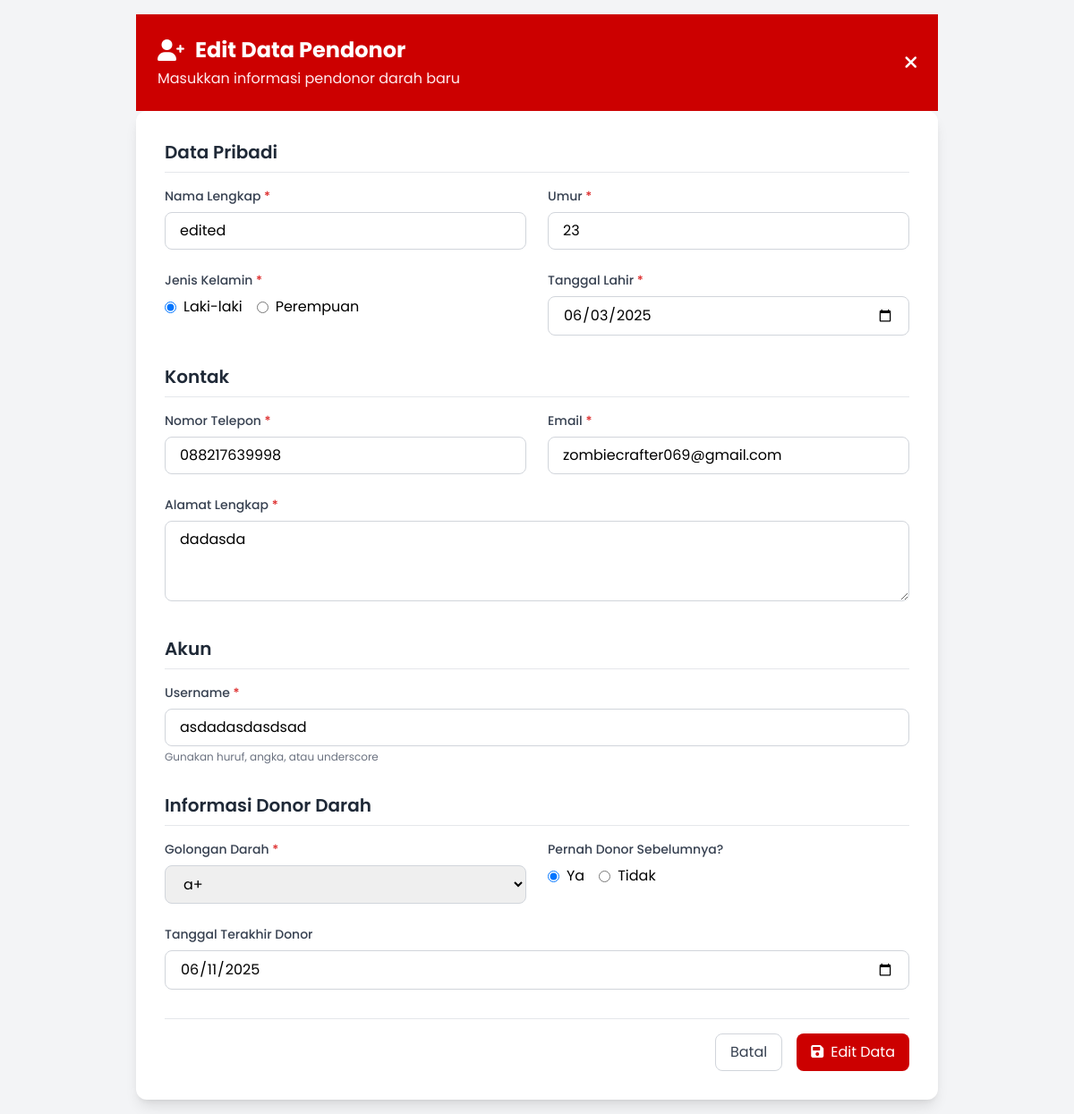
Page /admin/data_pendonor/edit.php?id=asdadasdasdsad (signed in) on the committed database.
### tables this page shows
CREATE TABLE IF NOT EXISTS `users` (
  `id` int NOT NULL AUTO_INCREMENT,
  `username` varchar(100) NOT NULL,
  `email` varchar(100) NOT NULL,
  `password` varchar(255) NOT NULL,
  `fullname` varchar(255) NOT NULL,
  `status` enum('active','inactive') NOT NULL DEFAULT 'active',
  `age` int NOT NULL,
  `phone` varchar(20) NOT NULL DEFAULT '',
  `address` text NOT NULL,
  `blood_type_id` int NOT NULL,
  `birth_date` date NOT NULL,
  `gender` enum('male','female') NOT NULL,
  `donation_history` enum('y','n') NOT NULL,
  `last_donation` date DEFAULT NULL,
  `created_at` timestamp NOT NULL DEFAULT CURRENT_TIMESTAMP,
  `updated_at` timestamp NOT NULL DEFAULT CURRENT_TIMESTAMP,
  PRIMARY KEY (`id`),
  UNIQUE KEY `username` (`username`),
  UNIQUE KEY `email` (`email`),
  KEY `blood_type` (`blood_type_id`),
  CONSTRAINT `blood_type` FOREIGN KEY (`blood_type_id`) REFERENCES `blood_types` (`id`)
);

### admin/data_pendonor/edit.php (the view, shortened to what this page needs)
<?php
require_once('../../db/config.php');
$user_id = $_GET["id"] ?? "";
$user_query = "SELECT * FROM users WHERE username = ?";
$user_stmt = $db->prepare($user_query);
$user_stmt->bind_param("s", $user_id);
$user_stmt->execute();
$user_data = $user_stmt->get_result()->fetch_assoc();
$blood_types = $db->query("SELECT * FROM blood_types")->fetch_all(MYSQLI_ASSOC);
?>
<!DOCTYPE html>
<html lang="id">
<head>
  <script src="https://cdn.tailwindcss.com"></script>
  <link rel="stylesheet" href="https://cdnjs.cloudflare.com/ajax/libs/font-awesome/6.0.0/css/all.min.css">
</head>
<body class="bg-gray-100 font-['Poppins'] min-h-screen flex items-center justify-center p-4">
  <div class="w-full max-w-4xl">
    <div class="bg-blood text-white p-6 flex justify-between items-center">
      <div>
        <h1 class="text-2xl font-bold flex items-center">
          <i class="fas fa-user-plus mr-3"></i>
          Edit Data Pendonor
        </h1>
        <p class="text-blood-light mt-1">Masukkan informasi pendonor darah baru</p>
      </div>
      <button onclick="window.history.back()" class="text-white hover:text-blood-light">
        <i class="fas fa-times text-xl"></i>
      </button>
    </div>
    <div class="bg-white rounded-xl shadow-lg p-6 md:p-8">
      <form id="donorForm" method="POST">
        <div class="mb-8">
          <h2 class="text-xl font-semibold text-gray-800 mb-4 border-b pb-2">Data Pribadi</h2>
          <div class="grid grid-cols-1 md:grid-cols-2 gap-6">
            <div>
              <label for="fullname" class="block text-gray-700 text-sm font-medium mb-2">Nama Lengkap <span class="text-red-600">*</span></label>
              <input type="text" id="fullname" name="fullname" value="<?= $user_data["fullname"] ?>" required
                class="w-full px-4 py-2 border border-gray-300 rounded-lg focus:outline-none focus:ring-2 focus:ring-red-500 focus:border-transparent"
                placeholder="Masukkan nama lengkap">
            </div>
            <div>
              <label for="age" class="block text-gray-700 text-sm font-medium mb-2">Umur <span class="text-red-600">*</span></label>
              <input type="number" id="age" name="age" min="17" max="65" required value="<?= $user_data["age"] ?>"
                class="w-full px-4 py-2 border border-gray-300 rounded-lg focus:outline-none focus:ring-2 focus:ring-red-500 focus:border-transparent"
                placeholder="Minimal 17 tahun">
            </div>
            <div>
              <label class="block text-gray-700 text-sm font-medium mb-2">Jenis Kelamin <span class="text-red-600">*</span></label>
              <div class="flex space-x-4">
                <label class="inline-flex items-center">
                  <input type="radio" name="gender" value="male" required <?= $user_data["gender"] === "male" ? "checked" : ""  ?>
                    class="text-red-600 focus:ring-red-500">
                  <span class="ml-2">Laki-laki</span>
                </label>
                <label class="inline-flex items-center">
                  <input type="radio" name="gender" value="female" <?= $user_data["gender"] === "female" ? "checked" : ""  ?>
                    class="text-red-600 focus:ring-red-500">
                  <span class="ml-2">Perempuan</span>
                </label>
              </div>
            </div>
            <div>
              <label for="birthdate" class="block text-gray-700 text-sm font-medium mb-2">Tanggal Lahir <span class="text-red-600">*</span></label>
              <input type="date" id="birthdate" name="birthdate" value="<?= $user_data["birth_date"] ?>" required
                class="w-full px-4 py-2 border border-gray-300 rounded-lg focus:outline-none focus:ring-2 focus:ring-red-500 focus:border-transparent">
            </div>
          </div>
        </div>
        <div class="mb-8">
          <h2 class="text-xl font-semibold text-gray-800 mb-4 border-b pb-2">Kontak</h2>
          <div class="grid grid-cols-1 md:grid-cols-2 gap-6">
            <div>
              <label for="phone" class="block text-gray-700 text-sm font-medium mb-2">Nomor Telepon <span class="text-red-600">*</span></label>
              <input type="tel" id="phone" name="phone" value="<?= $user_data["phone"] ?>" required
                class="w-full px-4 py-2 border border-gray-300 rounded-lg focus:outline-none focus:ring-2 focus:ring-red-500 focus:border-transparent"
                placeholder="Contoh: 081234567890" pattern="[0-9]{10,13}">
            </div>
            <div>
              <label for="email" class="block text-gray-700 text-sm font-medium mb-2">Email <span class="text-red-600">*</span></label>
              <input type="email" id="email" name="email" value="<?= $user_data["email"] ?>" required
                class="w-full px-4 py-2 border border-gray-300 rounded-lg focus:outline-none focus:ring-2 focus:ring-red-500 focus:border-transparent"
                placeholder="Contoh: anda@email.com">
            </div>
            <div class="md:col-span-2">
              <label for="address" class="block text-gray-700 text-sm font-medium mb-2">Alamat Lengkap <span class="text-red-600">*</span></label>
              <textarea id="address" name="address" rows="3" required
                class="w-full px-4 py-2 border border-gray-300 rounded-lg focus:outline-none focus:ring-2 focus:ring-red-500 focus:border-transparent"
                placeholder="Jl. Contoh No. 123, Kota"><?= $user_data["address"] ?></textarea>
            </div>
          </div>
        </div>
        <div class="mb-8">
          <h2 class="text-xl font-semibold text-gray-800 mb-4 border-b pb-2">Akun</h2>
          <div class="grid grid-cols-1 md:grid-cols-2 gap-6">
            <div class="col-span-2">
              <label for="username" class="block text-gray-700 text-sm font-medium mb-2">Username <span class="text-red-600">*</span></label>
              <input type="text" id="username" name="username" required minlength="5" value="<?= $user_data["username"] ?>"
                class="w-full px-4 py-2 border border-gray-300 rounded-lg focus:outline-none focus:ring-2 focus:ring-red-500 focus:border-transparent"
                placeholder="Minimal 5 karakter">
              <p class="text-xs text-gray-500 mt-1">Gunakan huruf, angka, atau underscore</p>
            </div>
          </div>
        </div>
        <div class="mb-8">
          <h2 class="text-xl font-semibold text-gray-800 mb-4 border-b pb-2">Informasi Donor Darah</h2>
          <div class="grid grid-cols-1 md:grid-cols-2 gap-6">
            <div>
              <label for="bloodType" class="block text-gray-700 text-sm font-medium mb-2">Golongan Darah <span class="text-red-600">*</span></label>
              <select id="bloodType" name="bloodType" required
                class="w-full px-4 py-2 border border-gray-300 rounded-lg focus:outline-none focus:ring-2 focus:ring-red-500 focus:border-transparent">
                <?php foreach ($blood_types as $type): ?>
                  <option value="<?= $type["id"] ?>" <?= $user_data["blood_type_id"] === $type["id"] ? "selected" : ""  ?> class="uppercase"><?= $type["type"] ?><?= $type["rhesus"] ?></option>
                <?php endforeach ?>
              </select>
            </div>
            <div>
              <label class="block text-gray-700 text-sm font-medium mb-2">Pernah Donor Sebelumnya?</label>
              <div class="flex space-x-4">
                <label class="inline-flex items-center">
                  <input type="radio" name="donorHistory" value="y" <?= $user_data["donation_history"] === "y" ? "checked" : "" ?>
                    class="text-red-600 focus:ring-red-500" id="donorYes">
                  <span class="ml-2">Ya</span>
                </label>
                <label class="inline-flex items-center">
                  <input type="radio" name="donorHistory" value="n" <?= $user_data["donation_history"] === "n" ? "checked" : "" ?>
                    class="text-red-600 focus:ring-red-500" id="donorNo">
                  <span class="ml-2">Tidak</span>
                </label>
              </div>
            </div>
            <div id="lastDonationContainer" class="<?= $user_data["donation_history"] === "n" ? "hidden" : "" ?> md:col-span-2">
              <label for="lastDonation" class="block text-gray-700 text-sm font-medium mb-2">Tanggal Terakhir Donor</label>
              <input type="date" id="lastDonation" name="lastDonation" value="<?= $user_data["last_donation"] ?>"
                class="w-full px-4 py-2 border border-gray-300 rounded-lg focus:outline-none focus:ring-2 focus:ring-red-500 focus:border-transparent">
            </div>
          </div>
        </div>
        <div class="flex justify-end space-x-4 pt-4 border-t">
          <button type="button" onclick="window.history.back()" class="px-4 py-2 border border-gray-300 rounded-lg text-gray-700 hover:bg-gray-100 transition duration-200">
            Batal
          </button>
          <button type="submit" class="px-4 py-2 bg-blood hover:bg-blood-dark text-white rounded-lg transition duration-20">
            <i class="fas fa-save mr-2"></i>Edit Data
          </button>
        </div>
      </form>
    </div>
  </div>
</body>
</html>

### rows in the picture
users: fullname "edited", age "23", gender "☑ Laki-laki", gender "☐ Perempuan", birthdate "06/03/2025", phone "088217639998", email "zombiecrafter069@gmail.com", address "dadasda", username "asdadasdasdsad", donation_history "☑ Ya", donation_history "☐ Tidak", lastDonation "06/11/2025"

### other values in the picture
form field bloodType "a+"
